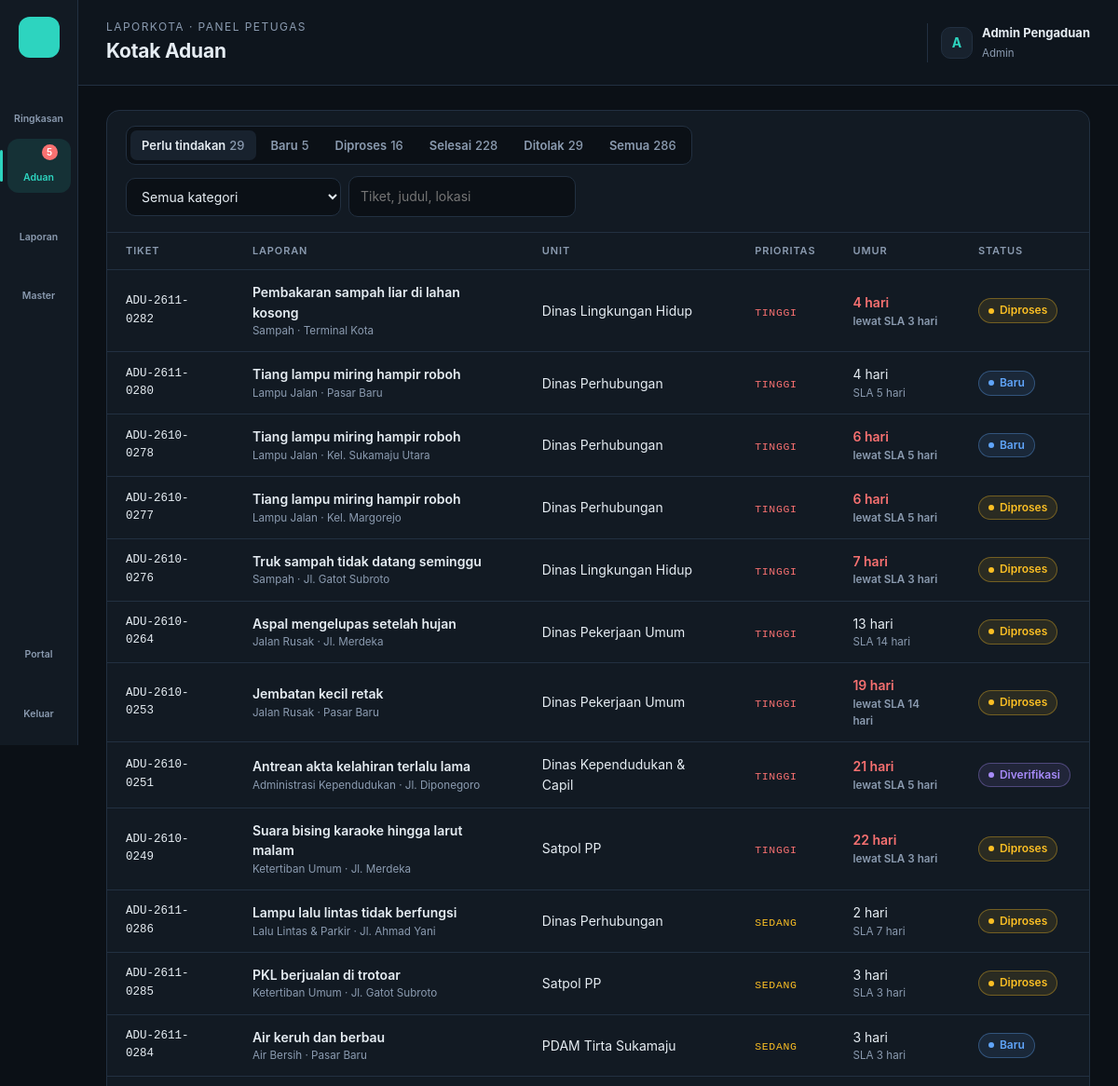
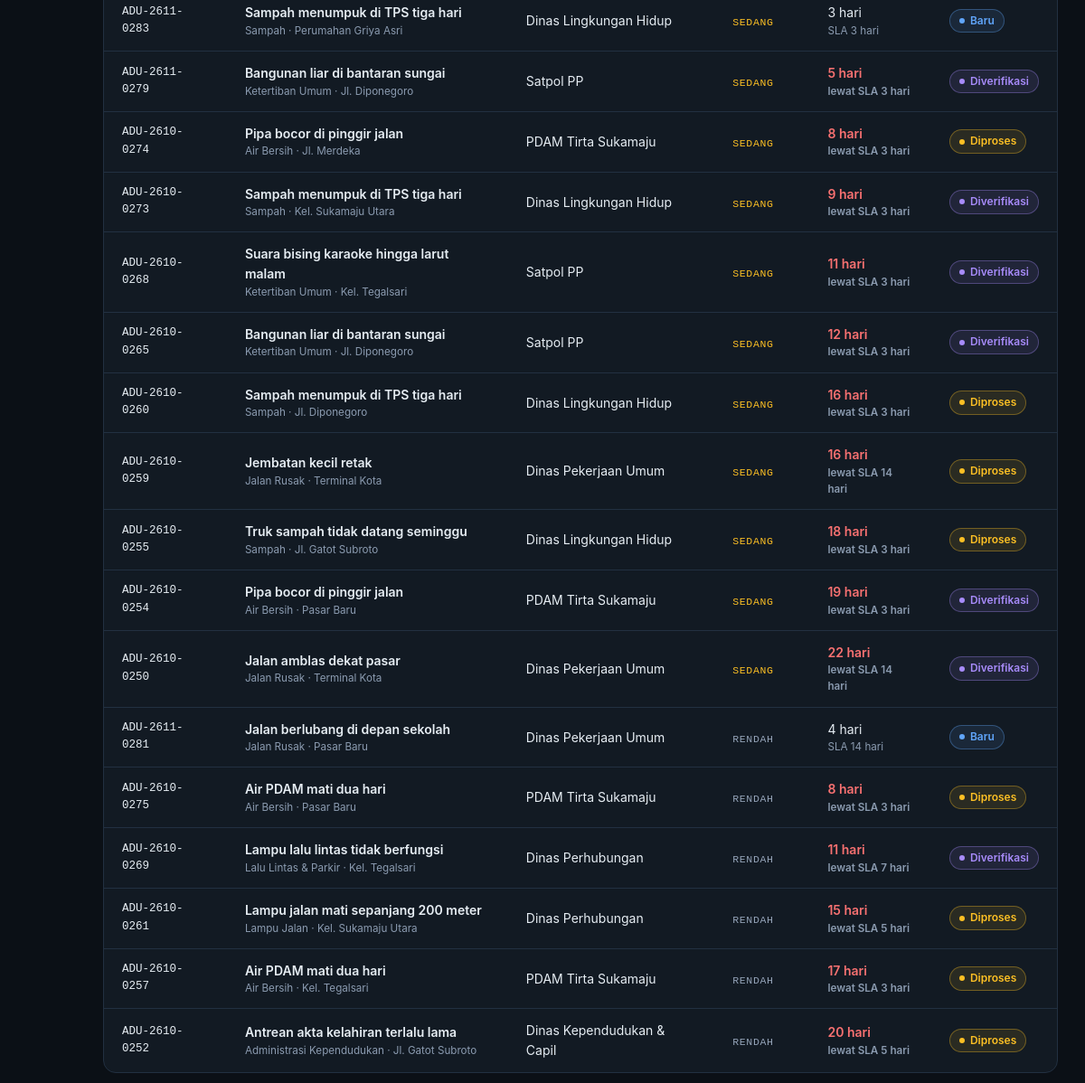
The page /index.php?page=aduan (signed in) on the database its author committed (2 pictures, top to bottom).
### tables this page shows
CREATE TABLE pengaturan (
  id INT PRIMARY KEY,
  nama_instansi VARCHAR(150) NOT NULL,
  nama_layanan VARCHAR(60) NOT NULL,
  alamat VARCHAR(255),
  telepon VARCHAR(30)
);

CREATE TABLE aduan (
  id INT AUTO_INCREMENT PRIMARY KEY,
  kode VARCHAR(20) NOT NULL UNIQUE,
  nama VARCHAR(100),
  telepon VARCHAR(20),
  anonim TINYINT(1) NOT NULL DEFAULT 0,
  kategori_id INT,
  unit_id INT,
  judul VARCHAR(150) NOT NULL,
  isi TEXT NOT NULL,
  lokasi VARCHAR(200),
  foto VARCHAR(100),
  prioritas ENUM('rendah','sedang','tinggi') NOT NULL DEFAULT 'sedang',
  status ENUM('baru','diverifikasi','diproses','selesai','ditolak') NOT NULL DEFAULT 'baru',
  rating TINYINT NULL,
  created_at DATETIME NOT NULL DEFAULT CURRENT_TIMESTAMP,
  selesai_at DATETIME NULL,
  INDEX (status), INDEX (created_at),
  FOREIGN KEY (kategori_id) REFERENCES kategori(id) ON DELETE SET NULL,
  FOREIGN KEY (unit_id) REFERENCES unit(id) ON DELETE SET NULL
);

CREATE TABLE kategori (
  id INT AUTO_INCREMENT PRIMARY KEY,
  nama VARCHAR(80) NOT NULL,
  unit_id INT NULL,             
  sla_hari TINYINT NOT NULL DEFAULT 7,
  FOREIGN KEY (unit_id) REFERENCES unit(id) ON DELETE SET NULL
);

CREATE TABLE unit (
  id INT AUTO_INCREMENT PRIMARY KEY,
  nama VARCHAR(100) NOT NULL
);

### index.php (called while the page is built, shortened)
<?php
require __DIR__ . '/includes/bootstrap.php';
$routes = [
    'beranda'      => 'pages/beranda.php',
    'lapor'        => 'pages/lapor.php',
    'lacak'        => 'pages/lacak.php',
    'transparansi' => 'pages/transparansi.php',
    'foto'         => 'pages/foto.php',
    'login'        => 'pages/login.php',
    'logout'       => 'pages/logout.php',
    'dashboard'    => 'pages/admin/dashboard.php',
    'aduan'        => 'pages/admin/aduan.php',
    'aduan.detail' => 'pages/admin/detail.php',
    'aduan.proses' => 'pages/admin/proses.php',
    'laporan'      => 'pages/admin/laporan.php',
    'master'       => 'pages/admin/master.php',
];
$page = $_GET['page'] ?? 'beranda';
require __DIR__ . '/' . $routes[$page];

### pages/admin/aduan.php (the view, shortened to what this page needs)
<?php
$status = $_GET['status'] ?? 'aktif';
$cari = trim($_GET['cari'] ?? '');
$kat = (int) ($_GET['kategori'] ?? 0);
$base = ['1=1'];
$bp = [];
$hitung = q('SELECT a.status, COUNT(*) n FROM aduan a WHERE ' . implode(' AND ', $base) . ' GROUP BY a.status', $bp)->fetchAll(PDO::FETCH_KEY_PAIR);
$where = $base;
$params = $bp;
if ($status === 'aktif') $where[] = "a.status IN ('baru','diverifikasi','diproses')";
elseif (isset(STATUS[$status])) { $where[] = 'a.status = ?'; $params[] = $status; }
$rows = q('SELECT a.*, k.nama kategori, k.sla_hari, n.nama unit FROM aduan a LEFT JOIN kategori k ON k.id = a.kategori_id LEFT JOIN unit n ON n.id = a.unit_id
           WHERE ' . implode(' AND ', $where) . " ORDER BY FIELD(a.prioritas,'tinggi','sedang','rendah'), a.created_at DESC LIMIT 200", $params)->fetchAll();
$tabs = ['aktif' => ['Perlu tindakan', ($hitung['baru'] ?? 0) + ($hitung['diverifikasi'] ?? 0) + ($hitung['diproses'] ?? 0)], 'baru' => ['Baru', $hitung['baru'] ?? 0],
    'diproses' => ['Diproses', $hitung['diproses'] ?? 0], 'selesai' => ['Selesai', $hitung['selesai'] ?? 0], 'ditolak' => ['Ditolak', $hitung['ditolak'] ?? 0], 'semua' => ['Semua', array_sum($hitung)]];
$title = 'Kotak Aduan';
require __DIR__ . '/../../includes/header.php';
?>
<div class="panel">
    <div class="panel-head">
        <div class="tabs"><?php foreach ($tabs as $k => [$l, $n]): ?><a class="<?= $status === $k ? 'on' : '' ?>" href="<?= url('aduan', ['status' => $k, 'cari' => $cari, 'kategori' => $kat]) ?>"><?= $l ?><span><?= $n ?></span></a><?php endforeach; ?></div>
        <form class="filters" method="get">
            <select name="kategori" onchange="this.form.submit()"><option value="0">Semua kategori</option></select>
            <input type="search" name="cari" value="<?= e($cari) ?>" placeholder="Tiket, judul, lokasi">
        </form>
    </div>
    <div class="table-wrap"><table>
        <thead><tr><th>Tiket</th><th>Laporan</th><th>Unit</th><th>Prioritas</th><th>Umur</th><th>Status</th></tr></thead>
        <tbody>
        <?php foreach ($rows as $a): $late = lewat_sla($a); ?>
            <tr onclick="location.href='<?= url('aduan.detail', ['id' => $a['id']]) ?>'" style="cursor:pointer">
                <td class="mono"><?= e($a['kode']) ?></td>
                <td><strong><?= e($a['judul']) ?></strong><small><?= e($a['kategori']) ?> · <?= e($a['lokasi']) ?><?= $a['foto'] ? ' · ada foto' : '' ?></small></td>
                <td><?= e($a['unit'] ?? '-') ?></td>
                <td><span class="pri pri-<?= $a['prioritas'] ?>"><?= e($a['prioritas']) ?></span></td>
                <td class="<?= $late ? 'sla-late' : '' ?>"><?= umur_hari($a) ?> hari<small><?= $late ? 'lewat SLA ' . $a['sla_hari'] . ' hari' : 'SLA ' . $a['sla_hari'] . ' hari' ?></small></td>
                <td><?= status_badge($a['status']) ?></td>
            </tr>
        <?php endforeach; ?>
        </tbody>
    </table></div>
</div>
<?php require __DIR__ . '/../../includes/footer.php'; ?>

### includes/header.php (shortened to what this page needs)
<?php
$u = user();
$baru = (int) q("SELECT COUNT(*) FROM aduan WHERE status = 'baru'")->fetchColumn();
$menu = [
    ['dashboard', 'Ringkasan', 'home', 0],
    ['aduan', 'Aduan', 'inbox', $baru],
    ['laporan', 'Laporan', 'chart', 0],
];
if (is_admin()) $menu[] = ['master', 'Master', 'settings', 0];
$current = explode('.', $_GET['page'] ?? 'dashboard')[0];
?>
<!DOCTYPE html>
<html lang="id">
<head>
    <title><?= e($title ?? 'Ringkasan') ?> · <?= e(setting()['nama_layanan']) ?></title>
    <link rel="stylesheet" href="assets/css/style.css">
</head>
<body>
<div class="layout">
    <aside class="rail" id="rail">
        <a class="logo" href="<?= url('dashboard') ?>" title="<?= e(setting()['nama_layanan']) ?>"><?= icon('megaphone', 22) ?></a>
        <?php foreach ($menu as [$key, $label, $ic, $count]): ?>
            <a href="<?= url($key) ?>" class="<?= $current === $key ? 'active' : '' ?>"><?= icon($ic, 20) ?><?= $label ?><?php if ($count): ?><span class="dot"><?= $count ?></span><?php endif; ?></a>
        <?php endforeach; ?>
        <a href="<?= url('beranda') ?>" target="_blank"><?= icon('external', 20) ?>Portal</a>
        <a href="<?= url('logout') ?>"><?= icon('logout', 20) ?>Keluar</a>
    </aside>
    <main class="main">
        <header class="topbar">
            <div class="grow"><div class="crumb"><?= e(setting()['nama_layanan']) ?> · Panel Petugas</div><h1><?= e($title ?? 'Ringkasan') ?></h1></div>
            <div class="who"><span class="avatar"><?= e(strtoupper(substr($u['nama'], 0, 1))) ?></span>
                <div><strong><?= e($u['nama']) ?></strong><small><?= is_admin() ? 'Admin' : 'Petugas · ' . e($u['unit_nama'] ?? '') ?></small></div></div>
        </header>
        <div class="content">

### includes/bootstrap.php (shortened to what this page needs)
<?php
function db(): PDO
{
    static $pdo = null;
    if ($pdo === null) {
        $c = require __DIR__ . '/../config/database.php';
        $dsn = "mysql:host={$c['host']};port={$c['port']};dbname={$c['database']};charset=utf8mb4";
        try {
            $pdo = new PDO($dsn, $c['username'], $c['password'], [
                PDO::ATTR_ERRMODE => PDO::ERRMODE_EXCEPTION,
                PDO::ATTR_DEFAULT_FETCH_MODE => PDO::FETCH_ASSOC,
            ]);
        } catch (PDOException $e) {
            die('<h3>Koneksi database gagal.</h3><p>Cek config/database.php dan pastikan database <b>'
                . htmlspecialchars($c['database']) . '</b> sudah di-import.</p>');
        }
    }
    return $pdo;
}
function q(string $sql, array $params = []): PDOStatement
{
    $st = db()->prepare($sql);
    $st->execute($params);
    return $st;
}
function e($v): string
{
    return htmlspecialchars((string) $v, ENT_QUOTES, 'UTF-8');
}
function url(string $page = 'dashboard', array $params = []): string
{
    return 'index.php?' . http_build_query(['page' => $page] + $params);
}
function user(): ?array
{
    return $_SESSION['user'] ?? null;
}
function setting(): array
{
    static $s = null;
    return $s ??= q('SELECT * FROM pengaturan WHERE id = 1')->fetch() ?: [];
}
function icon(string $name, int $size = 18): string
{
    $p = $paths[$name] ?? '';
    return '<svg class="ic" width="' . $size . '" height="' . $size . '" viewBox="0 0 24 24" fill="none" stroke="currentColor" stroke-width="2" stroke-linecap="round" stroke-linejoin="round">' . $p . '</svg>';
}
function status_badge(string $s): string
{
    [$l, $c] = STATUS[$s] ?? [ucfirst($s), 'gray'];
    return '<span class="badge badge-' . $c . '">' . e($l) . '</span>';
}
function umur_hari(array $a): int
{
    $akhir = $a['selesai_at'] ?? null ?: date('Y-m-d H:i:s');
    return (int) floor((strtotime($akhir) - strtotime($a['created_at'])) / 86400);
}
function lewat_sla(array $a): bool
{
    return !in_array($a['status'], ['selesai', 'ditolak'], true) && umur_hari($a) > (int) ($a['sla_hari'] ?? 7);
}
function is_admin(): bool
{
    return (user()['role'] ?? '') === 'admin';
}

### rows shown on the page
pengaturan: nama_layanan "LAPORKOTA"
aduan: kode "ADU-2611-0282", judul "Pembakaran sampah liar di lahan kosong", kategori.nama "Sampah", lokasi "Terminal Kota", unit.nama "Dinas Lingkungan Hidup", prioritas "TINGGI", umur_hari($a) "4", kategori.sla_hari "3", l "Diproses"
aduan: kode "ADU-2611-0280", judul "Tiang lampu miring hampir roboh", kategori.nama "Lampu Jalan", lokasi "Pasar Baru", unit.nama "Dinas Perhubungan", prioritas "TINGGI", umur_hari($a) "4", kategori.sla_hari "5", l "Baru"
aduan: kode "ADU-2610-0278", judul "Tiang lampu miring hampir roboh", kategori.nama "Lampu Jalan", lokasi "Kel. Sukamaju Utara", unit.nama "Dinas Perhubungan", prioritas "TINGGI", umur_hari($a) "6", kategori.sla_hari "5", l "Baru"
aduan: kode "ADU-2610-0277", judul "Tiang lampu miring hampir roboh", kategori.nama "Lampu Jalan", lokasi "Kel. Margorejo", unit.nama "Dinas Perhubungan", prioritas "TINGGI", umur_hari($a) "6", kategori.sla_hari "5", l "Diproses"
aduan: kode "ADU-2610-0276", judul "Truk sampah tidak datang seminggu", kategori.nama "Sampah", lokasi "Jl. Gatot Subroto", unit.nama "Dinas Lingkungan Hidup", prioritas "TINGGI", umur_hari($a) "7", kategori.sla_hari "3", l "Diproses"
aduan: kode "ADU-2610-0264", judul "Aspal mengelupas setelah hujan", kategori.nama "Jalan Rusak", lokasi "Jl. Merdeka", unit.nama "Dinas Pekerjaan Umum", prioritas "TINGGI", umur_hari($a) "13", kategori.sla_hari "14", l "Diproses"
aduan: kode "ADU-2610-0253", judul "Jembatan kecil retak", kategori.nama "Jalan Rusak", lokasi "Pasar Baru", unit.nama "Dinas Pekerjaan Umum", prioritas "TINGGI", umur_hari($a) "19", kategori.sla_hari "14", l "Diproses"
aduan: kode "ADU-2610-0251", judul "Antrean akta kelahiran terlalu lama", kategori.nama "Administrasi Kependudukan", lokasi "Jl. Diponegoro", unit.nama "Dinas Kependudukan & Capil", prioritas "TINGGI", umur_hari($a) "21", kategori.sla_hari "5", l "Diverifikasi"
aduan: kode "ADU-2610-0249", judul "Suara bising karaoke hingga larut malam", kategori.nama "Ketertiban Umum", lokasi "Jl. Merdeka", unit.nama "Satpol PP", prioritas "TINGGI", umur_hari($a) "22", kategori.sla_hari "3", l "Diproses"
aduan: kode "ADU-2611-0286", judul "Lampu lalu lintas tidak berfungsi", kategori.nama "Lalu Lintas & Parkir", lokasi "Jl. Ahmad Yani", unit.nama "Dinas Perhubungan", prioritas "SEDANG", umur_hari($a) "2", kategori.sla_hari "7", l "Diproses"
aduan: kode "ADU-2611-0285", judul "PKL berjualan di trotoar", kategori.nama "Ketertiban Umum", lokasi "Jl. Gatot Subroto", unit.nama "Satpol PP", prioritas "SEDANG", umur_hari($a) "3", kategori.sla_hari "3", l "Diproses"
aduan: kode "ADU-2611-0284", judul "Air keruh dan berbau", kategori.nama "Air Bersih", lokasi "Pasar Baru", unit.nama "PDAM Tirta Sukamaju", prioritas "SEDANG", umur_hari($a) "3", kategori.sla_hari "3", l "Baru"
aduan: kode "ADU-2611-0283", judul "Sampah menumpuk di TPS tiga hari", kategori.nama "Sampah", lokasi "Perumahan Griya Asri", unit.nama "Dinas Lingkungan Hidup", prioritas "SEDANG", umur_hari($a) "3", kategori.sla_hari "3", l "Baru"
aduan: kode "ADU-2611-0279", judul "Bangunan liar di bantaran sungai", kategori.nama "Ketertiban Umum", lokasi "Jl. Diponegoro", unit.nama "Satpol PP", prioritas "SEDANG", umur_hari($a) "5", kategori.sla_hari "3", l "Diverifikasi"
aduan: kode "ADU-2610-0274", judul "Pipa bocor di pinggir jalan", kategori.nama "Air Bersih", lokasi "Jl. Merdeka", unit.nama "PDAM Tirta Sukamaju", prioritas "SEDANG", umur_hari($a) "8", kategori.sla_hari "3", l "Diproses"
aduan: kode "ADU-2610-0273", judul "Sampah menumpuk di TPS tiga hari", kategori.nama "Sampah", lokasi "Kel. Sukamaju Utara", unit.nama "Dinas Lingkungan Hidup", prioritas "SEDANG", umur_hari($a) "9", kategori.sla_hari "3", l "Diverifikasi"
aduan: kode "ADU-2610-0268", judul "Suara bising karaoke hingga larut malam", kategori.nama "Ketertiban Umum", lokasi "Kel. Tegalsari", unit.nama "Satpol PP", prioritas "SEDANG", umur_hari($a) "11", kategori.sla_hari "3", l "Diverifikasi"
aduan: kode "ADU-2610-0265", judul "Bangunan liar di bantaran sungai", kategori.nama "Ketertiban Umum", lokasi "Jl. Diponegoro", unit.nama "Satpol PP", prioritas "SEDANG", umur_hari($a) "12", kategori.sla_hari "3", l "Diverifikasi"
aduan: kode "ADU-2610-0260", judul "Sampah menumpuk di TPS tiga hari", kategori.nama "Sampah", lokasi "Jl. Diponegoro", unit.nama "Dinas Lingkungan Hidup", prioritas "SEDANG", umur_hari($a) "16", kategori.sla_hari "3", l "Diproses"
aduan: kode "ADU-2610-0259", judul "Jembatan kecil retak", kategori.nama "Jalan Rusak", lokasi "Terminal Kota", unit.nama "Dinas Pekerjaan Umum", prioritas "SEDANG", umur_hari($a) "16", kategori.sla_hari "14", l "Diproses"
aduan: kode "ADU-2610-0255", judul "Truk sampah tidak datang seminggu", kategori.nama "Sampah", lokasi "Jl. Gatot Subroto", unit.nama "Dinas Lingkungan Hidup", prioritas "SEDANG", umur_hari($a) "18", kategori.sla_hari "3", l "Diproses"
aduan: kode "ADU-2610-0254", judul "Pipa bocor di pinggir jalan", kategori.nama "Air Bersih", lokasi "Pasar Baru", unit.nama "PDAM Tirta Sukamaju", prioritas "SEDANG", umur_hari($a) "19", kategori.sla_hari "3", l "Diverifikasi"
aduan: kode "ADU-2610-0250", judul "Jalan amblas dekat pasar", kategori.nama "Jalan Rusak", lokasi "Terminal Kota", unit.nama "Dinas Pekerjaan Umum", prioritas "SEDANG", umur_hari($a) "22", kategori.sla_hari "14", l "Diverifikasi"
aduan: kode "ADU-2611-0281", judul "Jalan berlubang di depan sekolah", kategori.nama "Jalan Rusak", lokasi "Pasar Baru", unit.nama "Dinas Pekerjaan Umum", prioritas "RENDAH", umur_hari($a) "4", kategori.sla_hari "14", l "Baru"
aduan: kode "ADU-2610-0275", judul "Air PDAM mati dua hari", kategori.nama "Air Bersih", lokasi "Pasar Baru", unit.nama "PDAM Tirta Sukamaju", prioritas "RENDAH", umur_hari($a) "8", kategori.sla_hari "3", l "Diproses"
aduan: kode "ADU-2610-0269", judul "Lampu lalu lintas tidak berfungsi", kategori.nama "Lalu Lintas & Parkir", lokasi "Kel. Tegalsari", unit.nama "Dinas Perhubungan", prioritas "RENDAH", umur_hari($a) "11", kategori.sla_hari "7", l "Diverifikasi"
aduan: kode "ADU-2610-0261", judul "Lampu jalan mati sepanjang 200 meter", kategori.nama "Lampu Jalan", lokasi "Kel. Sukamaju Utara", unit.nama "Dinas Perhubungan", prioritas "RENDAH", umur_hari($a) "15", kategori.sla_hari "5", l "Diproses"
aduan: kode "ADU-2610-0257", judul "Air PDAM mati dua hari", kategori.nama "Air Bersih", lokasi "Kel. Tegalsari", unit.nama "PDAM Tirta Sukamaju", prioritas "RENDAH", umur_hari($a) "17", kategori.sla_hari "3", l "Diproses"
aduan: kode "ADU-2610-0252", judul "Antrean akta kelahiran terlalu lama", kategori.nama "Administrasi Kependudukan", lokasi "Jl. Gatot Subroto", unit.nama "Dinas Kependudukan & Capil", prioritas "RENDAH", umur_hari($a) "20", kategori.sla_hari "5", l "Diproses"

### other values the page prints
$label "Ringkasan"
$label "Aduan"
$count "5"
$label "Laporan"
$label "Master"
$title "Kotak Aduan"
substr($u['nama'], 0, 1) "A"
$u['nama'] "Admin Pengaduan"
$l "Perlu tindakan"
$n "29"
$l "Baru"
$n "5"
$l "Diproses"
$n "16"
$l "Selesai"
